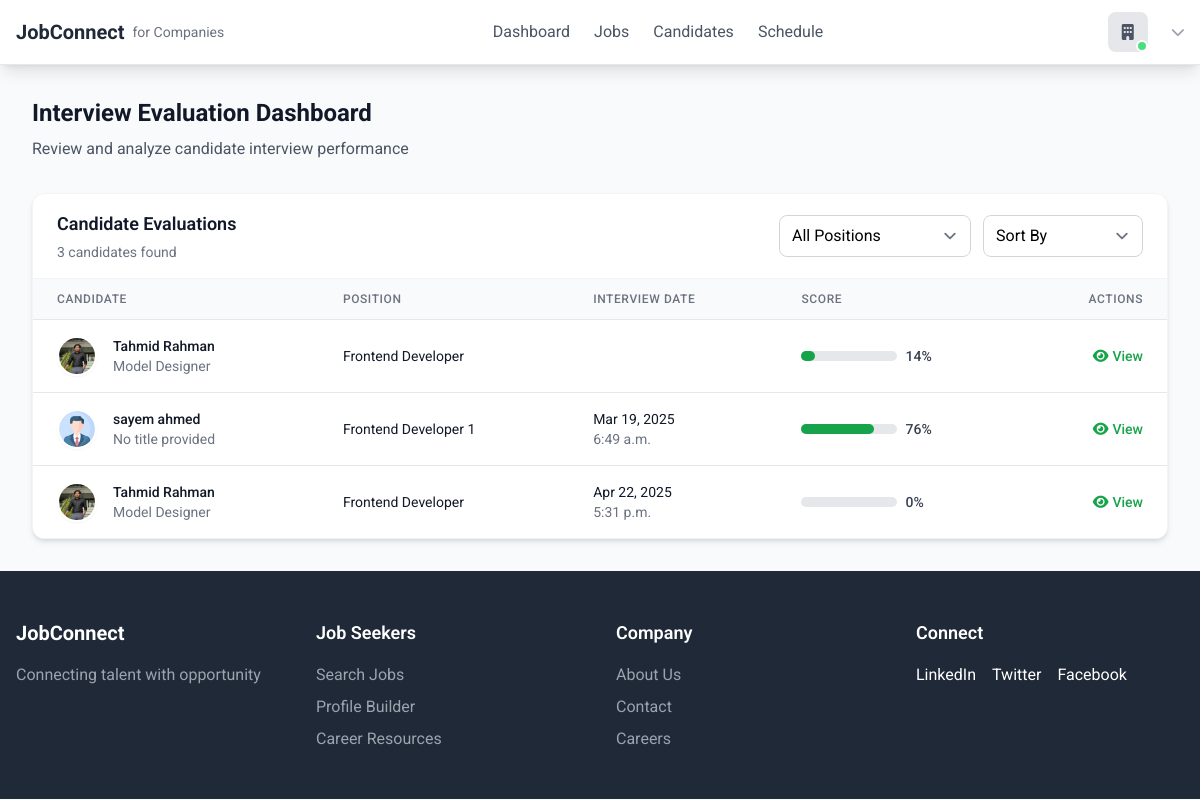
Screenshot of /company/interview-evaluation/ with the database file from the repository.
### employer/models.py (models this page shows, shortened)
class Interview(models.Model):
    application = models.ForeignKey(JobApplication, on_delete=models.CASCADE)
    start_time = models.DateTimeField(blank=True, null=True)
    end_time = models.DateTimeField(blank=True, null=True)
    resume_ratings = models.SmallIntegerField(
        default=0,
        null=True,
        blank=True,
        validators=[MinValueValidator(0), MaxValueValidator(5)])
    technical_score = models.FloatField(
        default=0,
        null=True,
        blank=True,
        validators=[MinValueValidator(0), MaxValueValidator(10)])
    communication_score = models.FloatField(
        default=0,
        null=True,
        blank=True,
        validators=[MinValueValidator(0), MaxValueValidator(10)])
    problem_solving_score = models.FloatField(
        default=0,
        null=True,
        blank=True,
        validators=[MinValueValidator(0), MaxValueValidator(10)])
    resume_comments = models.TextField(null=True, blank=True)
    feedback = models.TextField(null=True, blank=True)

class JobApplication(models.Model):
    application_id = models.AutoField(primary_key=True)
    job = models.ForeignKey('Job', on_delete=models.CASCADE)
    applicant = models.ForeignKey('jobseeker.Profile', on_delete=models.CASCADE)
    resume = models.FileField(upload_to='resumes/', null=True, blank=True)
    applied_date = models.DateTimeField(auto_now_add=True)
    is_selected = models.BooleanField(default=False, null=True, blank=True)
    is_scheduled = models.BooleanField(default=False, null=True, blank=True)
    is_interviewed = models.BooleanField(default=False, null=True, blank=True)

class Job(models.Model):
    JOB_TYPE_CHOICES = [
        ('Full-Time', 'Full-Time'),
        ('Part-Time', 'Part-Time'),
        ('Contract', 'Contract'),
        ('Internship', 'Internship')
    ]
    STATUS_CHOICES = [
        ('Active', 'Active'),
        ('Draft', 'Draft'),
        ('Closed', 'Closed'),
    ]
    CATEGORY_CHOICES = [
        ('engineering', 'Engineering'),
        ('design', 'Design'),
        ('marketing', 'Marketing'),
    ]
    job_id = models.AutoField(primary_key=True)
    title = models.CharField(max_length=255)
    company = models.ForeignKey('Company', on_delete=models.CASCADE)
    location = models.CharField(max_length=255)
    job_type = models.CharField(max_length=20, choices=JOB_TYPE_CHOICES)
    posted_date = models.DateTimeField(auto_now_add=True)
    salary_min = models.DecimalField(max_digits=10, decimal_places=2)
    salary_max = models.DecimalField(max_digits=10, decimal_places=2)
    applications = models.IntegerField(default=0)
    exp_need = models.IntegerField(default=0)
    description = models.TextField()
    responsibilities = models.TextField()
    requirements = models.TextField()
    benefits = models.TextField()
    status = models.CharField(max_length=10, choices=STATUS_CHOICES, default='Draft')
    category = models.CharField(max_length=20, choices=CATEGORY_CHOICES)

### jobseeker/models.py (models this page shows, shortened)
class Profile(models.Model):
    user = models.OneToOneField(CustomUser, on_delete=models.CASCADE, related_name='profile')
    profile_id = models.AutoField(primary_key=True)
    profile_picture = models.ImageField(upload_to='profile_pics/', blank=True, null=True,default='profile_pics/profile_1.png')
    google_picture_url = models.URLField(blank=True, null=True)
    first_name = models.CharField(max_length=50, blank=True, null=True)
    last_name = models.CharField(max_length=50, blank=True, null=True)
    job_title = models.CharField(max_length=100, blank=True, null=True)
    location = models.CharField(max_length=100, blank=True, null=True)
    about_me = models.TextField( blank=True, null=True)
    establised_at = models.DateField(blank=True, null=True)
    total_employees = models.IntegerField(blank=True, null=True)

### employer/views.py (the view)
# urls.py: path('interview-evaluation/', interview_evaluation, name='interview_evaluation'),
def interview_evaluation(request):
    interview = Interview.objects.filter(application__is_interviewed=True).annotate(
        ration=ExpressionWrapper(
            ((F("resume_ratings") + F("technical_score") + F("problem_solving_score") + F("communication_score")) * 100) / 35,
            output_field=FloatField()
        )
    ).order_by('start_time')
    return render(request, 'employee/candidate_evaluation.html',
                  {'interview':interview})

### static/templates/employee/candidate_evaluation.html (shortened to what this page needs)
{% extends 'base.html' %}
{% block nav %}
{% include 'components/company_nav.html' %}
{% endblock nav %}
{% block content %}
<div class="max-w-7xl mx-auto px-4 sm:px-6 lg:px-8 py-8">
    <div class="flex flex-col md:flex-row justify-between items-start md:items-center mb-8">
        <div class="mb-4 md:mb-0">
            <h1 class="text-2xl font-bold text-gray-900">Interview Evaluation Dashboard</h1>
            <p class="text-gray-600 mt-2">Review and analyze candidate interview performance</p>
        </div>
    </div>
    <div class="bg-white rounded-xl shadow-md border border-gray-100 overflow-hidden">
        <div
            class="px-6 py-4 border-b border-gray-100 flex flex-col md:flex-row items-start md:items-center justify-between gap-4">
            <div>
                <h3 class="text-lg font-semibold text-gray-900">Candidate Evaluations</h3>
                <p class="text-sm text-gray-500 mt-1">{{ interview|length }} candidates found</p>
            </div>
            <div class="flex flex-col sm:flex-row items-stretch sm:items-center gap-3 w-full md:w-auto">
                <div class="w-full sm:w-48">
                    <div class="relative">
                        <select id="job-category"
                            class="block w-full pl-3 pr-10 py-2 text-base border border-gray-300 focus:outline-none focus:ring-2 focus:ring-green-500 focus:border-green-500 rounded-lg">
                            <option value="all">All Positions</option>
                        </select>
                    </div>
                </div>
                <div class="w-full sm:w-40">
                    <div class="relative">
                        <select id="sort-by"
                            class="block w-full pl-3 pr-10 py-2 text-base border border-gray-300 focus:outline-none focus:ring-2 focus:ring-green-500 focus:border-green-500 rounded-lg">
                            <option value="all">Sort By</option>
                        </select>
                    </div>
                </div>
            </div>
        </div>
        <div class="overflow-x-auto ">
            <table class="min-w-full divide-y divide-gray-200">
                <thead class="bg-gray-50">
                    <tr>
                        <th scope="col"
                            class="px-6 py-3 text-left text-xs font-medium text-gray-500 uppercase tracking-wider">
                            Candidate</th>
                        <th scope="col"
                            class="px-6 py-3 text-left text-xs font-medium text-gray-500 uppercase tracking-wider">
                            Position</th>
                        <th scope="col"
                            class="px-6 py-3 text-left text-xs font-medium text-gray-500 uppercase tracking-wider">
                            Interview Date</th>
                        <th scope="col"
                            class="px-6 py-3 text-left text-xs font-medium text-gray-500 uppercase tracking-wider">Score
                        </th>
                        <th scope="col"
                            class="px-6 py-3 text-right text-xs font-medium text-gray-500 uppercase tracking-wider">
                            Actions</th>
                    </tr>
                </thead>
                <tbody class="bg-white divide-y divide-gray-200" id="candidate-table-body">
                    {% for i in interview %}
                    <tr data-job-id="{{ i.application.job.job_id }}"
                        class="hover:bg-gray-50 transition-colors duration-150">
                        <td class="px-6 py-4 whitespace-nowrap">
                            <div class="flex items-center">
                                <div class="flex-shrink-0 h-10 w-10">
                                    <img class="h-10 w-10 rounded-full border-2 border-white shadow-sm"
                                        src="{{ i.application.applicant.profile_picture.url }}" alt="">
                                </div>
                                <div class="ml-4">
                                    <div class="text-sm font-medium text-gray-900">
                                        {{ i.application.applicant.first_name|default:"" }}
                                        {{ i.application.applicant.last_name|default:"" }}</div>
                                    <div class="text-sm text-gray-500">
                                        {{ i.application.applicant.job_title|default:"No title provided" }}</div>
                                </div>
                            </div>
                        </td>
                        <td class="px-6 py-4 whitespace-nowrap">
                            <div class="text-sm text-gray-900">{{ i.application.job.title }}</div>
                        </td>
                        <td class="px-6 py-4 whitespace-nowrap">
                            <div class="text-sm text-gray-900">{{ i.start_time|date:"M d, Y" }}</div>
                            <div class="text-sm text-gray-500">{{ i.start_time|time }}</div>
                        </td>
                        <td class="px-6 py-4 whitespace-nowrap">
                            <div class="flex items-center">
                                <div class="w-24 bg-gray-200 rounded-full h-2.5 mr-2">
                                    <div class="bg-green-600 h-2.5 rounded-full" style="width: {{ i.ration }}%"></div>
                                </div>
                                <span class="text-sm font-medium text-gray-700">{{ i.ration|floatformat:0 }}%</span>
                            </div>
                        </td>
                        <td class="px-6 py-4 whitespace-nowrap text-right text-sm font-medium">
                            <a href="{% url 'employer:interview_selection' i.id %}"
                                class="text-green-600 hover:text-green-900 inline-flex items-center">
                                <i class="fas fa-eye mr-1"></i> View
                            </a>
                        </td>
                    </tr>
                    {% endfor %}
                </tbody>
            </table>
        </div>
    </div>
</div>
{% endblock content %}
{% block footer %}
<div class="footer-container hidden md:block">
    {% include 'components/footer.html' %}
</div>
{% endblock footer %}

### rows the page displays
Interview: application.applicant.profile_picture (picture), application.applicant.first_name "Tahmid", application.applicant.last_name "Rahman", application.applicant.job_title "Model Designer", application.job "Frontend Developer", ration "14"
Interview: application.applicant.profile_picture (picture), application.applicant.first_name "sayem ahmed", application.applicant.job_title "No title provided", application.job "Frontend Developer 1", start_time "Mar 19, 2025", start_time "6:49 a.m.", ration "76"
Interview: application.applicant.profile_picture (picture), application.applicant.first_name "Tahmid", application.applicant.last_name "Rahman", application.applicant.job_title "Model Designer", application.job "Frontend Developer", start_time "Apr 22, 2025", start_time "5:31 p.m.", ration "0"

### other values shown
{{ interview|length }} "3"
